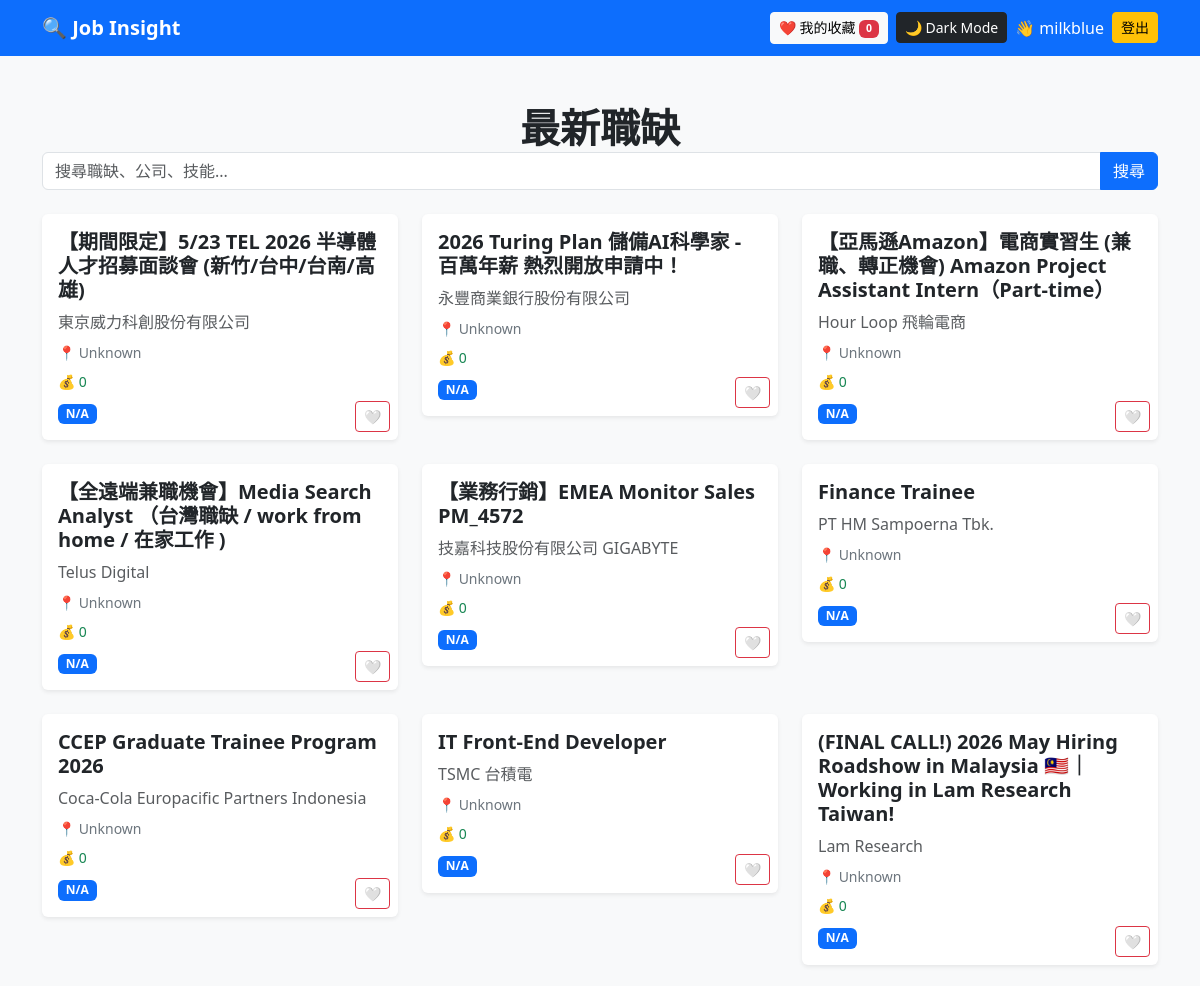
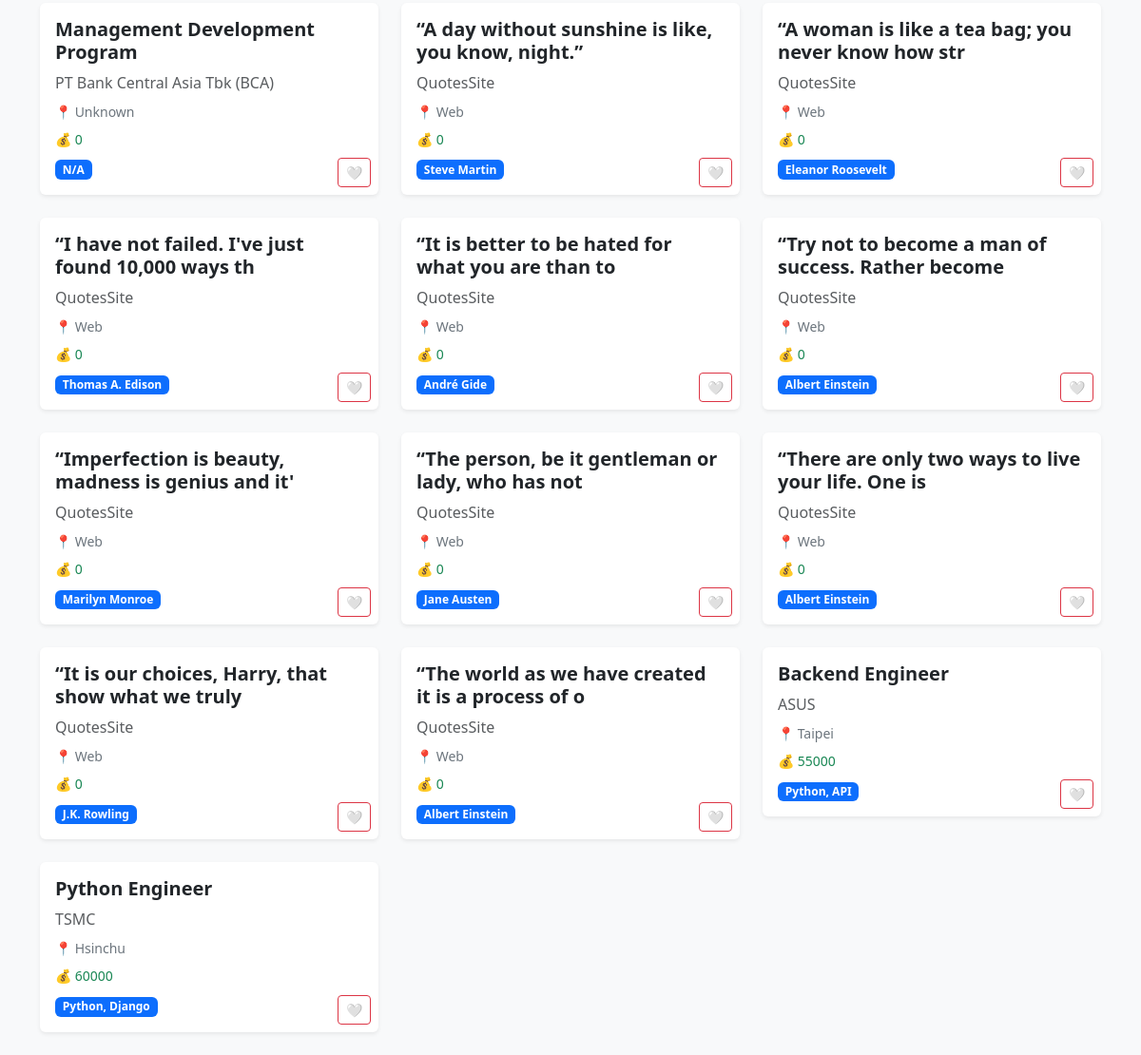
Page / (signed in) on the earlier database version (2 pictures, top to bottom).
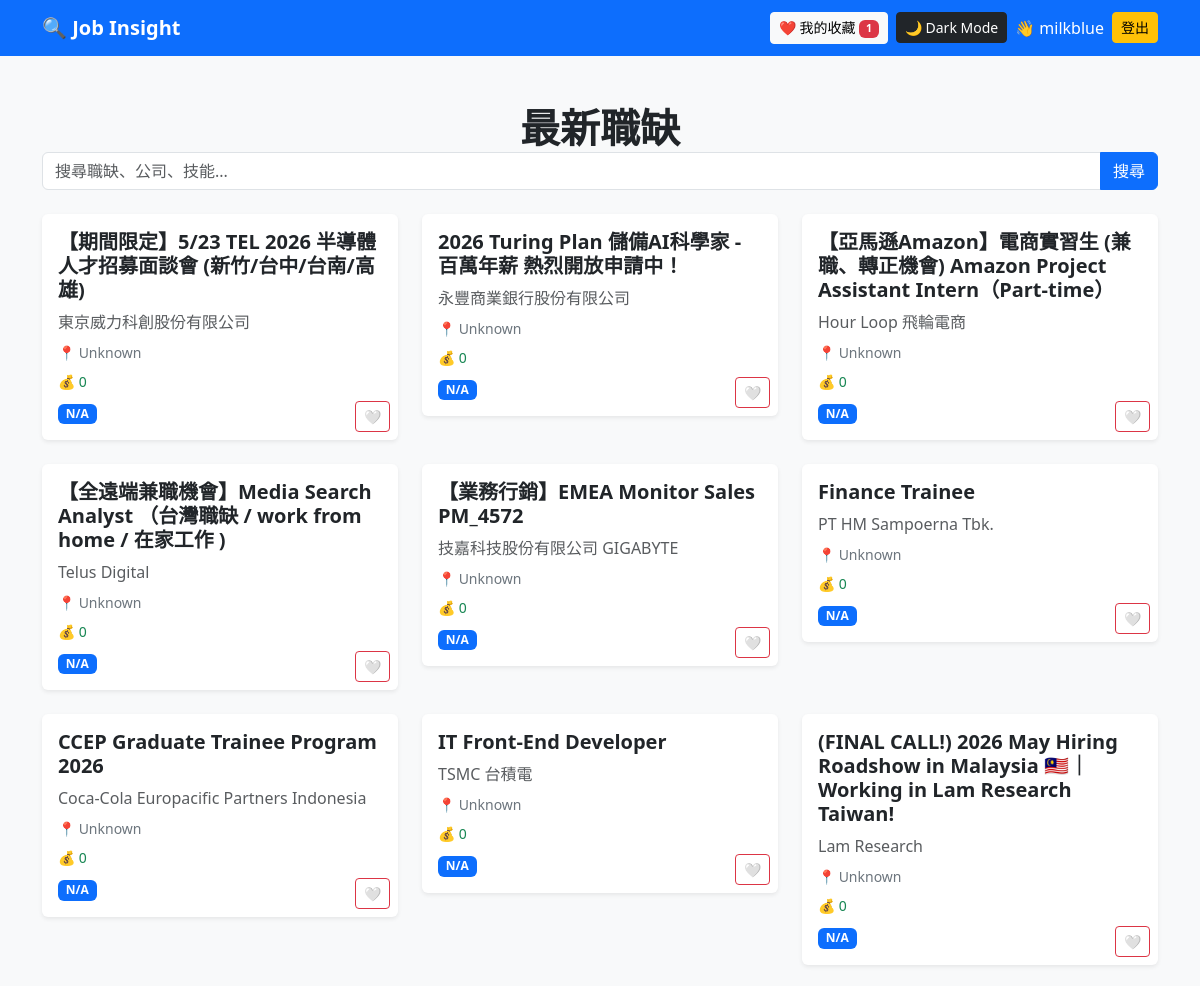
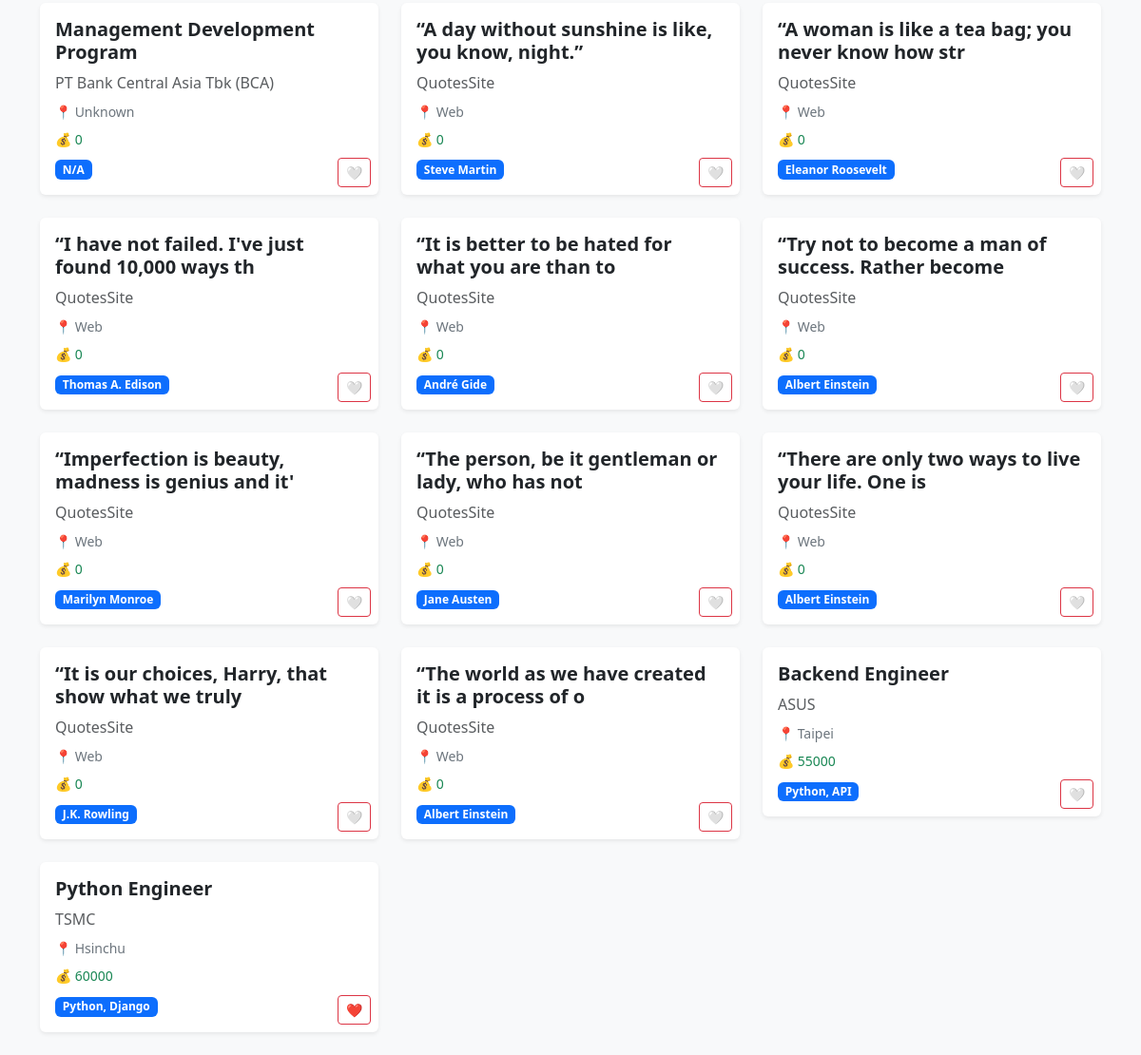
Same page on the later database version (2 pictures, top to bottom).
### jobs/models.py (models this page shows)
class Job(models.Model):
    title = models.CharField(max_length=200)
    company = models.CharField(max_length=200)
    salary = models.CharField(max_length=200)
    location = models.CharField(max_length=200)
    skill = models.CharField(max_length=200)

### jobs/views.py (the view, shortened to what this page needs)
# urls.py: 2. Add a URL to urlpatterns:  path('', views.home, name='home')
def home(request):
    query = request.GET.get('q')
    jobs = Job.objects.all().order_by('-id')
    favorite_ids = []
    favorite_count = 0
    if request.user.is_authenticated:
        favorites = Favorite.objects.filter(
            user=request.user
        )
        favorite_ids = favorites.values_list(
            'job_id',
            flat=True
        )
        favorite_count = favorites.count()
    return render(request, 'jobs/home.html', {
        'jobs': jobs,
        'favorite_ids': favorite_ids,
        'favorite_count': favorite_count
    })

### jobs/templates/jobs/home.html (shortened to what this page needs)
<!DOCTYPE html>
<html lang="en">
<head>
    <link href="https://cdn.jsdelivr.net/npm/bootstrap@5.3.7/dist/css/bootstrap.min.css" rel="stylesheet">
</head>
<body id="pageBody" class="bg-light">
    <nav class="navbar navbar-expand-lg navbar-dark bg-primary">
        <div class="container">
            <a class="navbar-brand fw-bold" href="/">
                🔍 Job Insight
            </a>
            <div class="d-flex align-items-center gap-2">
                <a href="/favorites/" class="btn btn-light btn-sm">
                    ❤️ 我的收藏
                    {% if user.is_authenticated %}
                    <span class="badge bg-danger">
                        {{ favorite_count }}
                    </span>
                    {% endif %}
                </a>
                <button id="themeButton" class="btn btn-dark btn-sm" onclick="toggleDarkMode()">
                    🌙 Dark Mode
                </button>
                {% if user.is_authenticated %}
                <span class="text-white">
                    👋 {{ user.username }}
                </span>
                <a href="/logout/" class="btn btn-warning btn-sm">
                    登出
                </a>
                {% endif %}
            </div>
        </div>
    </nav>
    <div class="container mt-5">
        <h1 class="text-center mb-4 fw-bold">
            最新職缺
            <form method="GET" class="mb-4">
                <div class="input-group">
                    <input type="text" name="q" class="form-control" placeholder="搜尋職缺、公司、技能..."
                        value="{{ request.GET.q }}">
                    <button class="btn btn-primary">
                        搜尋
                    </button>
                </div>
            </form>
        </h1>
        <div class="row">
            {% for job in jobs %}
            <div class="col-md-6 col-lg-4">
                <div class="card mb-4 shadow-sm border-0 job-card">
                    <div class="card-body position-relative">
                        <h5 class="card-title fw-bold">
                            <a href="/job/{{ job.id }}/" class="text-decoration-none text-dark">
                                {{ job.title }}
                            </a>
                        </h5>
                        <p class="text-muted mb-2">
                            {{ job.company }}
                        </p>
                        <p class="small text-secondary mb-2">
                            📍 {{ job.location }}
                        </p>
                        <p class="small text-success mb-2">
                            💰 {{ job.salary }}
                        </p>
                        <span class="badge bg-primary">
                            {{ job.skill }}
                        </span>
                        <button class="btn btn-sm btn-outline-danger position-absolute bottom-0 end-0 m-2"
                            onclick="toggleFavorite('{{ job.id }}', this)">
                            {% if job.id in favorite_ids %}
                            ❤️
                            {% else %}
                            🤍
                            {% endif %}
                        </button>
                    </div>
                </div>
            </div>
            {% endfor %}
        </div>
    </div>
</body>
</html>

Differences in the rows shown:
changed Job "Python Engineer": text "🤍" → "❤️"
Other differences:
{{ favorite_count }}: "0" → "1"
